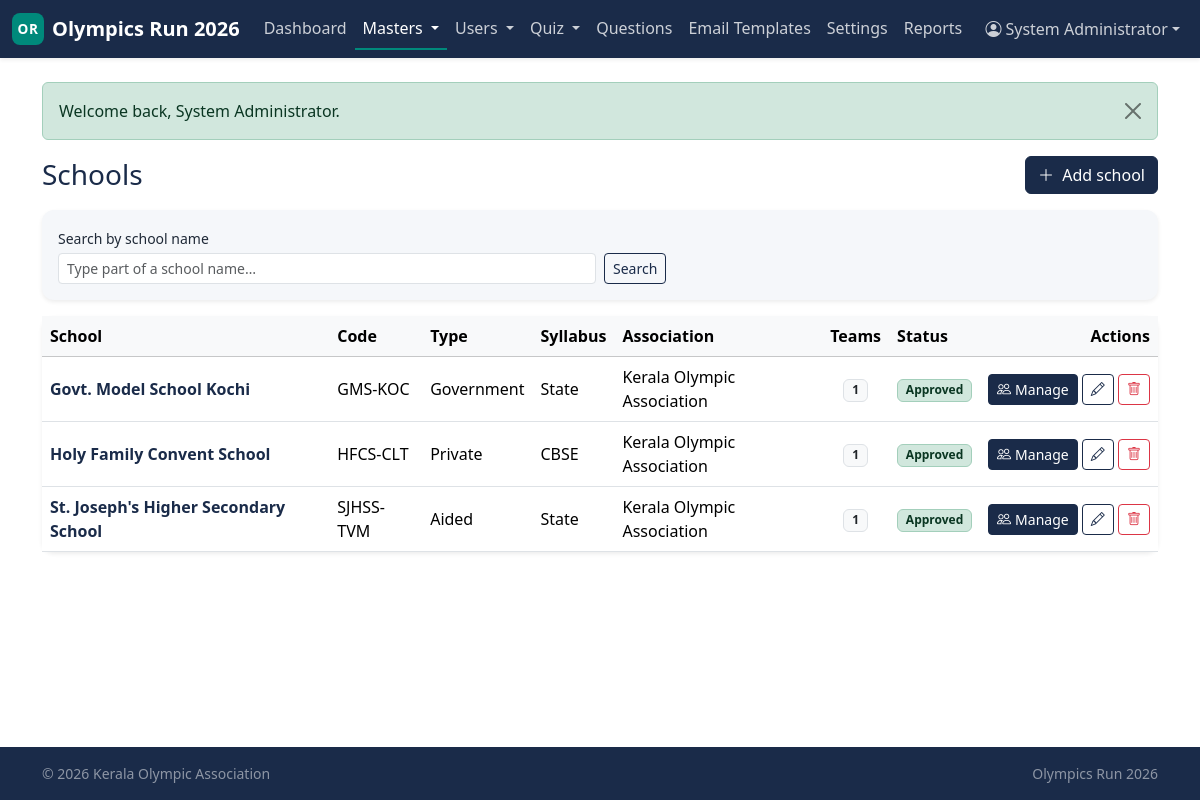
The app's page /admin/schools (signed in) with its own data.
### tables this page shows
CREATE TABLE schools (
    school_id           INT UNSIGNED  NOT NULL AUTO_INCREMENT,
    association_id      INT UNSIGNED  NOT NULL,
    school_name         VARCHAR(200)  NOT NULL,
    school_code         VARCHAR(50)   NULL,
    school_type_id      INT UNSIGNED  NULL,
    syllabus_id         INT UNSIGNED  NULL,
    region              VARCHAR(100)  NULL,
    address             TEXT          NULL,
    principal_name      VARCHAR(150)  NULL,
    coach_name          VARCHAR(150)  NULL,
    contact_email       VARCHAR(190)  NULL,
    contact_phone       VARCHAR(20)   NULL,
    status              ENUM('pending','approved','rejected','suspended')
                                NOT NULL DEFAULT 'pending',
    approved_by_user_id INT UNSIGNED  NULL,
    approved_at         DATETIME      NULL,
    created_at          DATETIME      NOT NULL DEFAULT CURRENT_TIMESTAMP,
    updated_at          DATETIME      NOT NULL DEFAULT CURRENT_TIMESTAMP
                                                ON UPDATE CURRENT_TIMESTAMP,
    PRIMARY KEY (school_id),
    UNIQUE KEY uniq_school_code (school_code),
    KEY idx_school_assoc (association_id),
    KEY idx_school_status (status),
    KEY idx_school_region (region),
    KEY idx_school_type (school_type_id),
    KEY idx_school_syllabus (syllabus_id),
    CONSTRAINT fk_school_assoc
        FOREIGN KEY (association_id) REFERENCES associations(association_id)
        ON DELETE CASCADE,
    CONSTRAINT fk_school_type
        FOREIGN KEY (school_type_id) REFERENCES school_types(school_type_id)
        ON DELETE SET NULL,
    CONSTRAINT fk_school_syllabus
        FOREIGN KEY (syllabus_id) REFERENCES syllabuses(syllabus_id)
        ON DELETE SET NULL,
    CONSTRAINT fk_school_approver
        FOREIGN KEY (approved_by_user_id)
            REFERENCES association_users(association_user_id)
        ON DELETE SET NULL
);

CREATE TABLE school_types (
    school_type_id INT UNSIGNED NOT NULL AUTO_INCREMENT,
    name           VARCHAR(80)  NOT NULL,
    sort_order     INT          NOT NULL DEFAULT 0,
    PRIMARY KEY (school_type_id),
    UNIQUE KEY uniq_school_type_name (name)
);

CREATE TABLE syllabuses (
    syllabus_id INT UNSIGNED NOT NULL AUTO_INCREMENT,
    name        VARCHAR(80)  NOT NULL,
    sort_order  INT          NOT NULL DEFAULT 0,
    PRIMARY KEY (syllabus_id),
    UNIQUE KEY uniq_syllabus_name (name)
);

CREATE TABLE associations (
    association_id  INT UNSIGNED  NOT NULL AUTO_INCREMENT,
    name            VARCHAR(200)  NOT NULL,
    short_code      VARCHAR(20)   NOT NULL,
    region          VARCHAR(100)  NULL,
    contact_email   VARCHAR(190)  NULL,
    contact_phone   VARCHAR(20)   NULL,
    address         TEXT          NULL,
    logo_path       VARCHAR(255)  NULL,
    status          ENUM('active','inactive') NOT NULL DEFAULT 'active',
    created_by_admin_id INT UNSIGNED NULL,
    created_at      DATETIME      NOT NULL DEFAULT CURRENT_TIMESTAMP,
    updated_at      DATETIME      NOT NULL DEFAULT CURRENT_TIMESTAMP
                                                ON UPDATE CURRENT_TIMESTAMP,
    PRIMARY KEY (association_id),
    UNIQUE KEY uniq_assoc_code (short_code),
    KEY idx_assoc_status (status),
    KEY idx_assoc_region (region),
    CONSTRAINT fk_assoc_created_by
        FOREIGN KEY (created_by_admin_id) REFERENCES admins(admin_id)
        ON DELETE SET NULL
);

### includes/helpers.php (called while the page is built, shortened)
<?php
function e(?string $value): string
{
    return htmlspecialchars((string)$value, ENT_QUOTES | ENT_SUBSTITUTE, 'UTF-8');
}
function view(string $template, array $data = []): string
{
    $__file = __DIR__ . '/../views/' . $template . '.php';
    extract($data, EXTR_SKIP);
    include $__file;
    return ob_get_clean();
}
function render(string $template, array $data = []): void
{
    $content   = view($template, $data);
    include __DIR__ . '/../views/layouts/app.php';
}
function status_badge(?string $status): string
{
    $map = [
        'active'         => 'bg-success-subtle text-success-emphasis border border-success-subtle',
        'approved'       => 'bg-success-subtle text-success-emphasis border border-success-subtle',
        'open'           => 'bg-success-subtle text-success-emphasis border border-success-subtle',
        'published'      => 'bg-success-subtle text-success-emphasis border border-success-subtle',
        'pending'        => 'bg-warning-subtle text-warning-emphasis border border-warning-subtle',
        'needs_revision' => 'bg-warning-subtle text-warning-emphasis border border-warning-subtle',
        'scheduled'      => 'bg-info-subtle text-info-emphasis border border-info-subtle',
        'draft'          => 'bg-secondary-subtle text-secondary-emphasis border border-secondary-subtle',
        'closed'         => 'bg-secondary-subtle text-secondary-emphasis border border-secondary-subtle',
        'inactive'       => 'bg-secondary-subtle text-secondary-emphasis border border-secondary-subtle',
        'suspended'      => 'bg-danger-subtle text-danger-emphasis border border-danger-subtle',
        'rejected'       => 'bg-danger-subtle text-danger-emphasis border border-danger-subtle',
        'cancelled'      => 'bg-danger-subtle text-danger-emphasis border border-danger-subtle',
        'disqualified'   => 'bg-danger-subtle text-danger-emphasis border border-danger-subtle',
    ];
    $key = strtolower((string)$status);
    return 'badge ' . ($map[$key] ?? 'bg-light text-dark border');
}
function status_label(?string $status): string
{
    return ucwords(str_replace('_', ' ', (string)$status));
}

### controllers/AdminSchoolsController.php (called while the page is built, shortened)
<?php
final class AdminSchoolsController
{
    public function index(): void
    {
        $nameFilter = trim((string)($_GET['q'] ?? ''));
        render('admin/schools/index', [
            'title'      => 'Schools — Admin',
            'schools'    => School::all(null, $nameFilter !== '' ? $nameFilter : null),
            'nameFilter' => $nameFilter,
        ]);
    }
}

### includes/Database.php (called while the page is built, shortened)
<?php
final class Database
{
    private static ?PDO $pdo = null;
    public static function connection(): PDO
    {
        $cfg = $GLOBALS['APP_CONFIG']['db'];
        $dsn = sprintf(
            'mysql:host=%s;port=%d;dbname=%s;charset=%s',
            $cfg['host'],
            $cfg['port'],
            $cfg['name'],
            $cfg['charset']
        );
        self::$pdo = new PDO($dsn, $cfg['user'], $cfg['pass'], [
            PDO::ATTR_ERRMODE            => PDO::ERRMODE_EXCEPTION,
            PDO::ATTR_DEFAULT_FETCH_MODE => PDO::FETCH_ASSOC,
            PDO::ATTR_EMULATE_PREPARES   => false,
            PDO::MYSQL_ATTR_INIT_COMMAND => "SET NAMES utf8mb4 COLLATE utf8mb4_unicode_ci",
        ]);
        return self::$pdo;
    }
    public static function query(string $sql, array $params = []): PDOStatement
    {
        $stmt = self::connection()->prepare($sql);
        $stmt->execute($params);
        return $stmt;
    }
    public static function fetchAll(string $sql, array $params = []): array
    {
        return self::query($sql, $params)->fetchAll();
    }
}

### models/School.php (called while the page is built, shortened)
<?php
final class School
{
    public static function all(?int $associationId = null, ?string $nameFilter = null): array
    {
        $sql = 'SELECT s.*, a.name AS association_name,
                       st.name AS school_type_name,
                       sy.name AS syllabus_name,
                       (SELECT COUNT(*) FROM school_logins sl
                         WHERE sl.school_id = s.school_id) AS team_count
                  FROM schools s
                  JOIN associations a ON a.association_id = s.association_id
             LEFT JOIN school_types st ON st.school_type_id = s.school_type_id
             LEFT JOIN syllabuses   sy ON sy.syllabus_id    = s.syllabus_id';
        $params = [];
        $sql .= ' ORDER BY s.school_name ASC';
        return Database::fetchAll($sql, $params);
    }
}

### views/admin/schools/index.php (the view, shortened to what this page needs)
<div class="d-md-flex justify-content-between align-items-center mb-3">
    <h1 class="h3 text-navy mb-2 mb-md-0">Schools</h1>
    <a href="/admin/schools/new" class="btn btn-primary">
        <i class="bi bi-plus-lg me-1"></i> Add school
    </a>
</div>
<form method="get" action="/admin/schools" class="card panel border-0 shadow-sm mb-3">
    <div class="card-body py-3">
        <div class="row g-2 align-items-end">
            <div class="col-12 col-md-6">
                <label class="form-label small mb-1" for="q">Search by school name</label>
                <input type="text" name="q" id="q" class="form-control form-control-sm"
                       value="<?= e($nameFilter) ?>" placeholder="Type part of a school name…">
            </div>
            <div class="col-12 col-md-auto">
                <button class="btn btn-sm btn-outline-navy">Search</button>
            </div>
        </div>
    </div>
</form>
<div class="card panel border-0 shadow-sm">
    <div class="table-responsive">
        <table class="table align-middle mb-0">
            <thead class="table-light">
                <tr>
                    <th>School</th>
                    <th class="d-none d-md-table-cell">Code</th>
                    <th class="d-none d-lg-table-cell">Type</th>
                    <th class="d-none d-lg-table-cell">Syllabus</th>
                    <th class="d-none d-md-table-cell">Association</th>
                    <th class="text-center">Teams</th>
                    <th>Status</th>
                    <th class="text-end">Actions</th>
                </tr>
            </thead>
            <tbody>
                <?php if (empty($schools)): ?>
                    <tr><td colspan="8" class="text-center text-muted py-4">
                        <?= $nameFilter !== '' ? 'No schools match “' . e($nameFilter) . '”.' : 'No schools yet.' ?>
                    </td></tr>
                <?php else: foreach ($schools as $s): ?>
                    <tr>
                        <td>
                            <a href="/admin/schools/<?= (int)$s['school_id'] ?>"
                               class="fw-semibold text-navy text-decoration-none">
                                <?= e($s['school_name']) ?>
                            </a>
                        </td>
                        <td class="d-none d-md-table-cell"><?= e($s['school_code'] ?? '—') ?></td>
                        <td class="d-none d-lg-table-cell"><?= e($s['school_type_name'] ?? '—') ?></td>
                        <td class="d-none d-lg-table-cell"><?= e($s['syllabus_name'] ?? '—') ?></td>
                        <td class="d-none d-md-table-cell"><?= e($s['association_name']) ?></td>
                        <td class="text-center">
                            <span class="badge bg-light text-dark border"><?= (int)($s['team_count'] ?? 0) ?></span>
                        </td>
                        <td><span class="<?= status_badge($s['status']) ?>"><?= e(status_label($s['status'])) ?></span></td>
                        <td class="text-end text-nowrap">
                            <a href="/admin/schools/<?= (int)$s['school_id'] ?>"
                               class="btn btn-sm btn-primary"><i class="bi bi-people me-1"></i>Manage</a>
                            <a href="/admin/schools/<?= (int)$s['school_id'] ?>/edit"
                               class="btn btn-sm btn-outline-navy"><i class="bi bi-pencil"></i></a>
                            <form action="/admin/schools/<?= (int)$s['school_id'] ?>/delete"
                                  method="post" class="d-inline"
                                  onsubmit="return confirm('Delete this school? Its teams and logins will also be removed.');">
                                <button class="btn btn-sm btn-outline-danger"><i class="bi bi-trash"></i></button>
                            </form>
                        </td>
                    </tr>
                <?php endforeach; endif; ?>
            </tbody>
        </table>
    </div>
</div>

### public/index.php (shortened to what this page needs)
<?php
$reqPath = strtok($_SERVER['REQUEST_URI'] ?? '/', '?') ?: '/';
$reqPath = rtrim($reqPath, '/') ?: '/';
$method  = $_SERVER['REQUEST_METHOD'] ?? 'GET';
foreach ($routes as $pattern => $handler) {
    [$rMethod, $rPath] = explode(' ', $pattern, 2);
    if ($rMethod !== $method) continue;
    if (!str_contains($rPath, '{')) {
        if ($rPath !== $reqPath) continue;
        $params = [];
    } else {
        $regex = '#^' . preg_replace('#\{(\w+)\}#', '(?<$1>[^/]+)', $rPath) . '$#';
        if (!preg_match($regex, $reqPath, $m)) continue;
        $params = array_values(array_filter(
            $m,
            static fn($k) => is_string($k),
            ARRAY_FILTER_USE_KEY
        ));
    }
    if (is_array($handler)) {
        [$class, $methodName] = $handler;
        (new $class)->$methodName(...$params);
    } else {
        $handler(...$params);
    }
    return;
}

### public/css/app.css (style rules this page uses)
:root { --or-navy: #1A2B49; --or-navy-700: #14223A; --or-navy-300: #4A5A75; --or-teal: #00897B; --or-teal-700: #006B61; --or-teal-300: #4DB6A6; --or-panel: #F5F7FA; --or-panel-dark: #E6EAF1; --or-bg: #FFFFFF; --or-text: #1F2937; --or-muted: #6B7280; }
:root, [data-bs-theme="light"] { --bs-primary: var(--or-navy); --bs-primary-rgb: 26, 43, 73; --bs-link-color: var(--or-teal); --bs-link-color-rgb: 0, 137, 123; --bs-link-hover-color: var(--or-teal-700); --bs-body-bg: var(--or-bg); --bs-body-color: var(--or-text); }
body.bg-app { background-color: var(--or-bg); color: var(--or-text); }
.text-navy { color: var(--or-navy) !important; }
.card.panel { background-color: var(--or-panel); border-radius: 0.75rem; }
.btn-primary { --bs-btn-bg: var(--or-navy); --bs-btn-border-color: var(--or-navy); --bs-btn-hover-bg: var(--or-navy-700); --bs-btn-hover-border-color: var(--or-navy-700); --bs-btn-active-bg: var(--or-navy-700); --bs-btn-active-border-color: var(--or-navy-700); --bs-btn-disabled-bg: var(--or-navy-300); --bs-btn-disabled-border-color: var(--or-navy-300); }
.btn-outline-navy { --bs-btn-color: var(--or-navy); --bs-btn-border-color: var(--or-navy); --bs-btn-hover-color: #fff; --bs-btn-hover-bg: var(--or-navy); --bs-btn-hover-border-color: var(--or-navy); }

### records on screen
schools: school_name "Govt. Model School Kochi", school_code "GMS-KOC", school_type.name "Government", syllabus.name "State", association.name "Kerala Olympic Association", team_count "1", status "Approved"
schools: school_name "Holy Family Convent School", school_code "HFCS-CLT", school_type.name "Private", syllabus.name "CBSE", association.name "Kerala Olympic Association", team_count "1", status "Approved"
schools: school_name "St. Joseph's Higher Secondary School", school_code "SJHSS-TVM", school_type.name "Aided", syllabus.name "State", association.name "Kerala Olympic Association", team_count "1", status "Approved"

### other values on screen
$item['label'] "Dashboard"
$item['label'] "Masters"
$item['label'] "Users"
$item['label'] "Quiz"
$item['label'] "Questions"
$item['label'] "Email Templates"
$item['label'] "Settings"
$item['label'] "Reports"
$msg "Welcome back, System Administrator."
